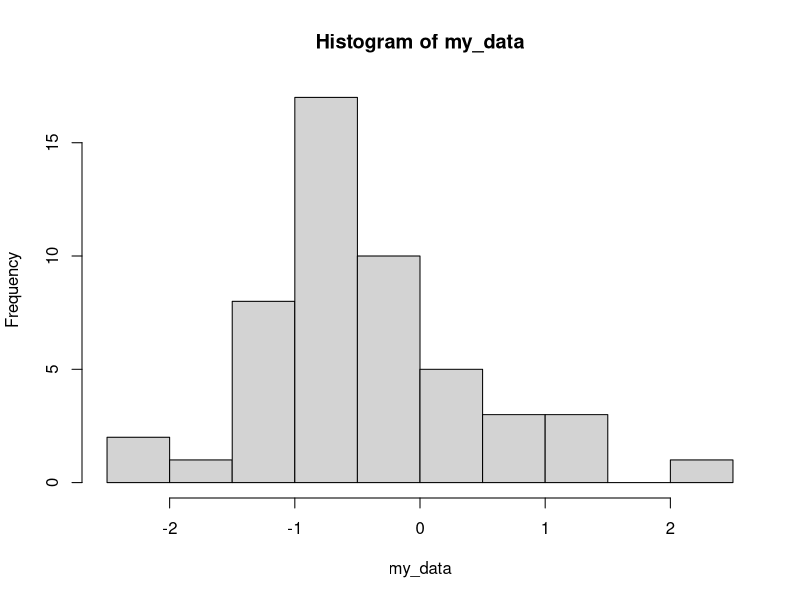
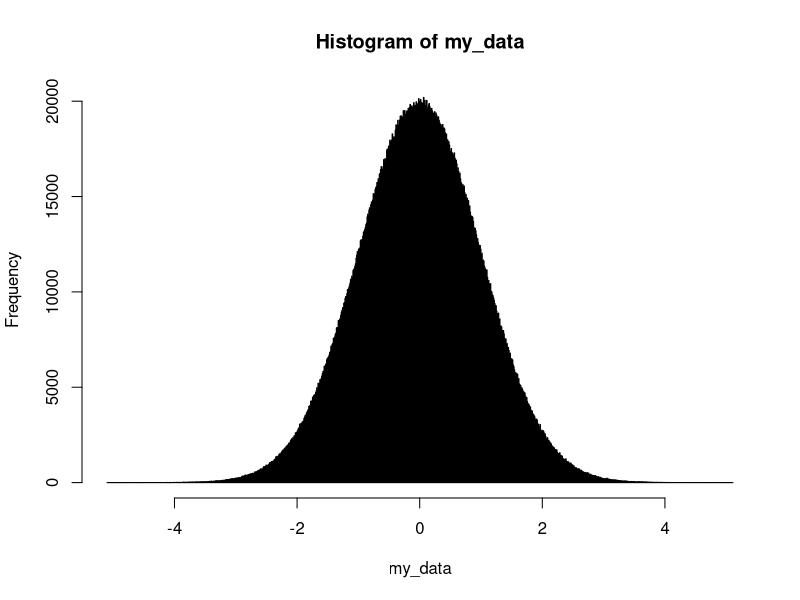
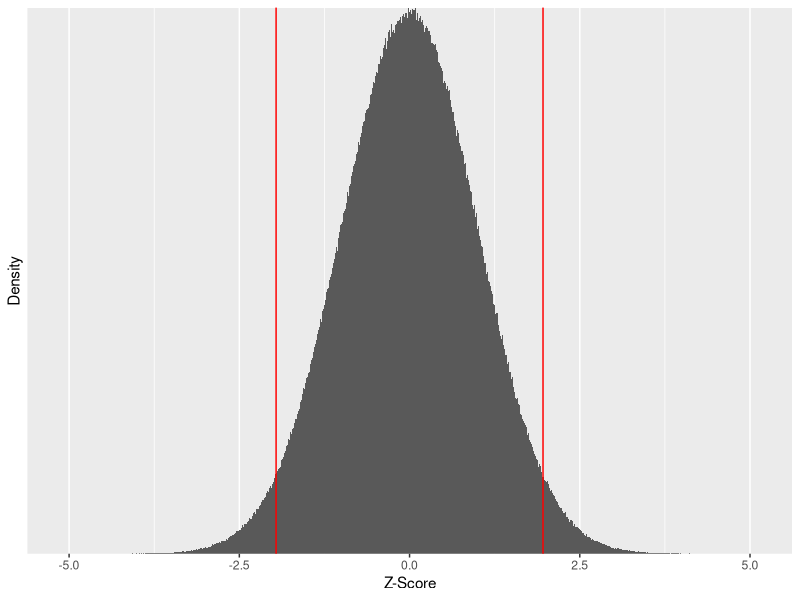
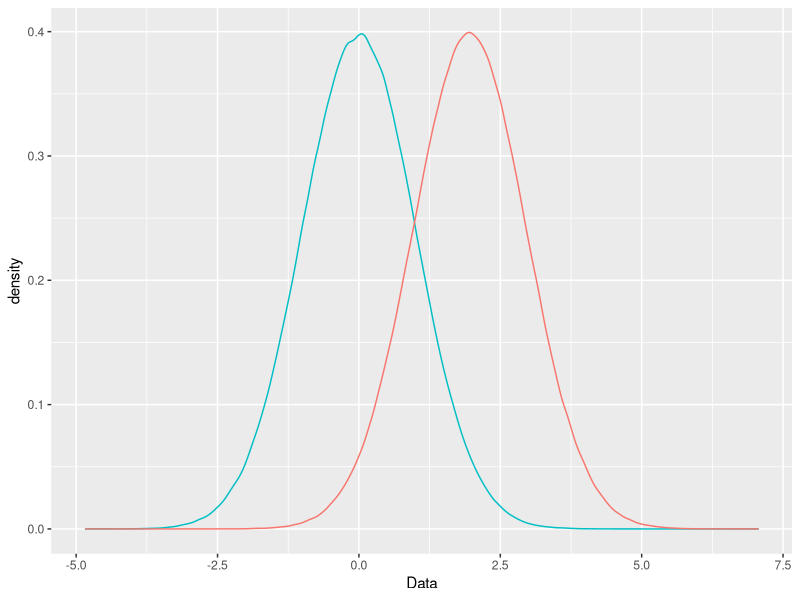

Here is the R script that generated these plots, in order:
library(tidyverse) # Usual tidyverse packages

# We can use the rnorm() function to sample x times from a normal distribution where we specify
# the mean and the sd.  

rnorm(5, 0, 1)
rnorm(5, 0, 1)

set.seed(1234)
rnorm(5, 0, 1)
set.seed(1234)
rnorm(5, 0, 1)

# As we haven't used set.seed() the random samples are different from each other. Below we use
# set.seed() to ensure we can reproduce the output.

# Here we sample 50 times from a normal distribution with a mean of zero 
# and sd of 1.  We use the set.seed() function so we can reproduce this random sample.

set.seed(1234)
my_data <- rnorm(50, 0, 1)
hist(my_data)

set.seed(1234)
my_data <- rnorm(5000000, 0, 1)
hist(my_data, breaks = 1000)

my_data %>%
  as_tibble() %>%
  filter(value > 1.96 | value < -1.96) %>%
  count() 

my_data %>%
  as_tibble() %>%
  transmute(z_score = value) %>%
  ggplot(aes(x = z_score)) +
  geom_histogram(bins = 1000) +
  geom_vline(xintercept = 1.96, colour = "red") +
  geom_vline(xintercept = -1.96, colour = "red") +
  ylab("Density") + 
  xlab("Z-Score") + 
  scale_y_discrete(labels = NULL)

# Plotting two distributions on the same graph

set.seed(1234)
condition1 <- rnorm(1000000, 0, 1)
condition2 <- rnorm(1000000, 1.96, 1)
my_data <- as_tibble(cbind(condition1, condition2))

ggplot(my_data) + 
  geom_density(aes(x = condition1, y = ..density.., colour = "red")) +
  geom_density(aes(x = condition2, y = ..density.., colour = "green")) + 
  xlab("Data") + 
  guides(colour = FALSE)

# First let's simulate data from a one factor between participants experiment.
# Each of the 24 participant will have 1 measures - one for each level of the factor.

# First let's create a vector for our participants.  It will range from 1 to 24

participant <- rep(1:24)

# We can check we have what we want by typing the variable name

participant

# Now we need to create the conditions - Condition 1 we will label 'fast' 
# and Condition 2 we will label 'slow' 
# We use the c() function to combine the arguments that follow 
# it (i.e., "fast" and "slow") into a vector.
# The first 12 participants are in the "fast" condition, and the second 12 the "slow"

condition <- c(rep("fast", times = 12), rep("slow", times = 12))

# We now have "fast" and "slow" repeated 12 times each - check this by 
# typing "condition"

condition
  

# Now we need to simulate our data - we will assume we're sampling from the normal distribution so will
# use the rnorm function.  This selects samples from a normal distribution where we specify the mean
# and sd.  We want to simulate the data for our "fast" condition as coming from a distribution with a 
# mean = 1000 and sd = 50, and the data for our "slow" condition from a distribution with a mean = 1020
# and sd = 50. We need to make sure we set up our sampling using the rnorm() function in the same way 
# as we did for specifying the condition variable.

# To make sure we can reproduce these random samples in future, we can use the function set.seed()
# to specify the start of the random number generation.

set.seed(1234)
dv <- c(rnorm(12, 1000, 50), rnorm(12, 1020, 50))
dv

# We now need to combined our 3 columns into a tibble. We use the cbind() function to first bind the three
# variables together as columns, and then tibble() to convert these three combined columns to a tibble.

my_data <- tibble(cbind(participant, condition, dv))
my_data
  
